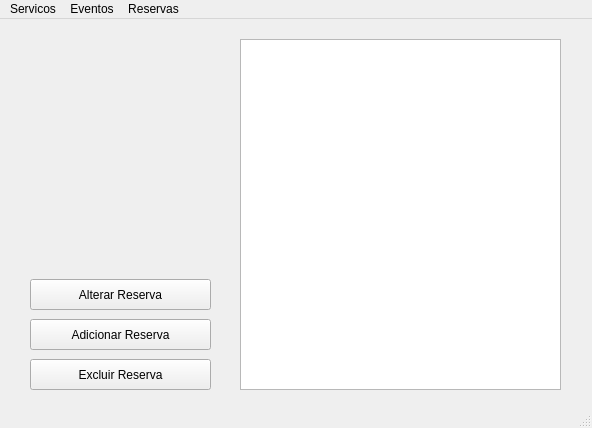
<?xml version="1.0" encoding="UTF-8"?>
<ui version="4.0">
 <class>logado</class>
 <widget class="QMainWindow" name="logado">
  <property name="geometry">
   <rect>
    <x>0</x>
    <y>0</y>
    <width>592</width>
    <height>428</height>
   </rect>
  </property>
  <property name="cursor">
   <cursorShape>ArrowCursor</cursorShape>
  </property>
  <property name="windowTitle">
   <string>MainWindow</string>
  </property>
  <widget class="QWidget" name="centralwidget">
   <widget class="QPushButton" name="pushButton">
    <property name="geometry">
     <rect>
      <x>30</x>
      <y>260</y>
      <width>181</width>
      <height>31</height>
     </rect>
    </property>
    <property name="text">
     <string>Alterar Reserva</string>
    </property>
   </widget>
   <widget class="QPushButton" name="pushButton_2">
    <property name="geometry">
     <rect>
      <x>30</x>
      <y>300</y>
      <width>181</width>
      <height>31</height>
     </rect>
    </property>
    <property name="cursor">
     <cursorShape>WaitCursor</cursorShape>
    </property>
    <property name="text">
     <string>Adicionar Reserva</string>
    </property>
   </widget>
   <widget class="QPushButton" name="pushButton_3">
    <property name="geometry">
     <rect>
      <x>30</x>
      <y>340</y>
      <width>181</width>
      <height>31</height>
     </rect>
    </property>
    <property name="text">
     <string>Excluir Reserva</string>
    </property>
   </widget>
   <widget class="QListWidget" name="listWidget">
    <property name="geometry">
     <rect>
      <x>240</x>
      <y>20</y>
      <width>321</width>
      <height>351</height>
     </rect>
    </property>
   </widget>
  </widget>
  <widget class="QMenuBar" name="menubar">
   <property name="geometry">
    <rect>
     <x>0</x>
     <y>0</y>
     <width>592</width>
     <height>21</height>
    </rect>
   </property>
   <widget class="QMenu" name="menuServicos">
    <property name="title">
     <string>Servicos</string>
    </property>
   </widget>
   <widget class="QMenu" name="menuEventos">
    <property name="title">
     <string>Eventos</string>
    </property>
   </widget>
   <widget class="QMenu" name="menuReservas">
    <property name="title">
     <string>Reservas</string>
    </property>
   </widget>
   <addaction name="menuServicos"/>
   <addaction name="menuEventos"/>
   <addaction name="menuReservas"/>
  </widget>
  <widget class="QStatusBar" name="statusbar"/>
 </widget>
 <resources/>
 <connections/>
</ui>
